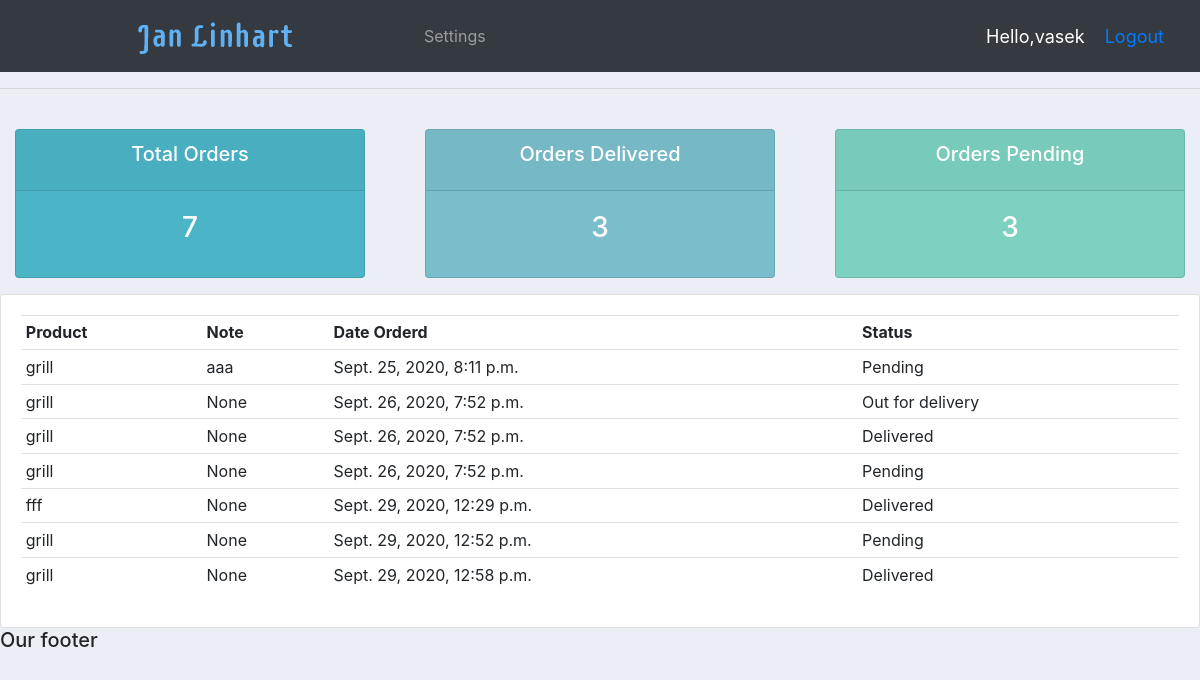
/user/ (signed in), run on the app's committed database.
### accounts/models.py (models this page shows, shortened)
class Order(models.Model):
		STATUS=(
			('Pending', 'Pending'),
			('Out for delivery', 'Out for delivery'),
			('Delivered', 'Delivered'),
			)
		customer= models.ForeignKey(Customer, null=True, on_delete=models.SET_NULL)
		product= models.ForeignKey(Product, null=True, on_delete=models.SET_NULL)
		date_created = models.DateTimeField(auto_now_add=True, null=True)
		status=models.CharField(max_length=200, null=True, choices=STATUS)
		note=models.CharField(max_length=1000, null=True)

class Product(models.Model):
		CATEGORY = (
			('Indoor', 'Indoor'),
			('Out Door', 'Out Door'),
			)
		name = models.CharField(max_length=200, null=True)
		price = models.FloatField(null=True)
		category = models.CharField(max_length=200, null=True, choices=CATEGORY)
		description = models.CharField(max_length=200, null=True, blank=True)
		date_created = models.DateTimeField(auto_now_add=True, null=True)
		tags= models.ManyToManyField(Tag)
		def __str__(self):
			return self.name

### accounts/decorators.py (the view)
		def wrapper_func(request, *args, **kwargs):
			group = None
			if request.user.groups.exists():
				group = request.user.groups.all()[0].name
			if group in allowed_roles:
				return view_func(request, *args, **kwargs)
			else:
				return HttpResponse('You are not authorized to view this page')

### accounts/views.py (called while the page is built)
@login_required(login_url='login')
@allowed_users(allowed_roles=['customer'])
def userPage(request):
	orders=request.user.customer.order_set.all()
	total_orders=orders.count()
	delivered=orders.filter(status="Delivered").count()
	pending=orders.filter(status="Pending").count()
	context = {'orders':orders,
	'pending':pending, 'delivered':delivered,'total_orders':total_orders}
	return render(request, 'accounts/user.html', context)

### accounts/templates/accounts/user.html
{%  extends 'accounts/main.html' %}
{% block content %}
{%  include 'accounts/status.html' %}
<div class="row">
	<div class="col-md">
		<div class="card card-body">
			<table class="table table-sm">
				<tr>
					<th>Product</th>
					<th>Note</th>
					<th>Date Orderd</th>
					<th>Status</th>
				</tr>
				{%for order in orders%}
				<tr>
					<td>{{order.product}}</td>
					<td>{{order.note}}</td>
					<td>{{order.date_created}}</td>
					<td>{{order.status}}</td>
				</tr>
				{%endfor%}
			</table>
		</div>
	</div>
</div>
{% endblock content %}

### accounts/templates/accounts/navbar.html (shortened to what this page needs)
{% load static %}
<nav class="navbar navbar-expand-lg navbar-dark bg-dark">
  <img src="{%static 'images/logo2.png'%}">
  <div class="collapse navbar-collapse" id="navbarNav">
    <ul class="navbar-nav">
      {%if request.user.is_staff%}
      <li class="nav-item active">
        <a class="nav-link" href="{%url 'home'%}">Dashboard</a>
      </li>
      <li class="nav-item">
        <a class="nav-link" href="{%url 'products'%}">Products</a>
      </li>
      {% else %}
       <li class="nav-item">
        <a class="nav-link" href="{% url 'account' %}">Settings</a>
      </li>
      {% endif %}
    </ul>
  </div>
<span class="hello-msg">Hello,{{request.user}}</span>
<span class="hello-msg"><a href="{% url 'logout'%}">Logout</a></span>
</nav>

### static/css/main.css (style rules this page uses)
body { background-color: #ebeff5; }

### accounts/templates/accounts/navbar.html (style rules this page uses)
.hello-msg { font-size: 18px; color: #fff; margin-right: 20px; }

### data on the page
Order: product "grill", note "aaa", date_created "Sept. 25, 2020, 8:11 p.m.", status "Pending"
Order: product "grill", note "None", date_created "Sept. 26, 2020, 7:52 p.m.", status "Out for delivery"
Order: product "grill", note "None", date_created "Sept. 26, 2020, 7:52 p.m.", status "Delivered"
Order: product "grill", note "None", date_created "Sept. 26, 2020, 7:52 p.m.", status "Pending"
Order: product "fff", note "None", date_created "Sept. 29, 2020, 12:29 p.m.", status "Delivered"
Order: product "grill", note "None", date_created "Sept. 29, 2020, 12:52 p.m.", status "Pending"
Order: product "grill", note "None", date_created "Sept. 29, 2020, 12:58 p.m.", status "Delivered"

### other printed values
{{ request.user }} "vasek"
{{ total_orders }} "7"
{{ delivered }} "3"
{{ pending }} "3"
